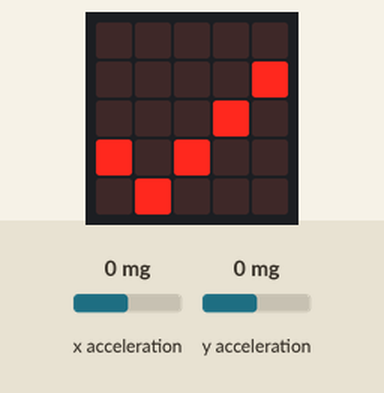
The program below on a simulated BBC micro:bit (MakeCode). Shown: the board's 5×5 LED display. The test bench sets the inputs (shaded band); at power-on: x acceleration 0 mg, y acceleration 0 mg.

Above: at 1.2 s.
1.3 s: x acceleration set to -190 mg
2.8 s: x acceleration set to -215 mg
At 4.0 s:
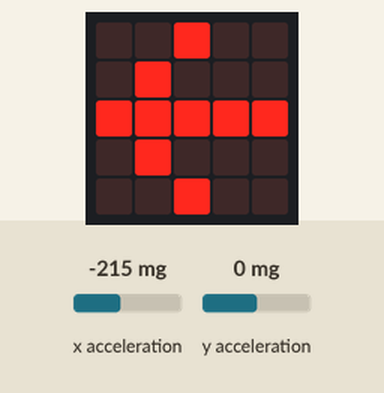
4.4 s: y acceleration set to -182 mg
6.0 s: y acceleration set to -220 mg
At 6.5 s:
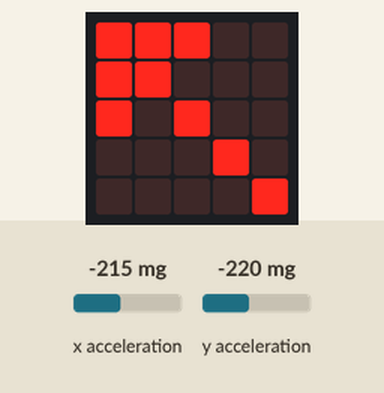
7.5 s: x acceleration set to 0 mg
At 8.9 s:
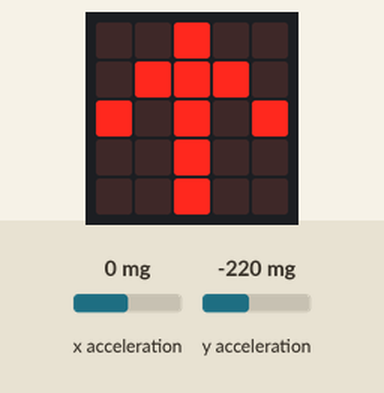
9.4 s: y acceleration set to 750 mg
At 10.1 s:
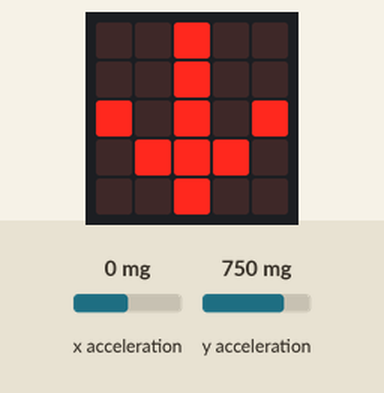
Timing chart, 0 to 12.2 s (numbered marks = the images above; inputs shaded):
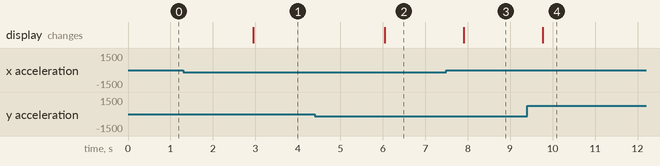

The program:

main.ts
```typescript
basic.forever(function () {
    if (input.acceleration(Dimension.Y) < -200) {
        if (input.acceleration(Dimension.X) < -200) {
            basic.showArrow(ArrowNames.NorthWest)
        } else if (input.acceleration(Dimension.X) < 200) {
            basic.showArrow(ArrowNames.North)
        } else {
            basic.showArrow(ArrowNames.NorthEast)
        }
    } else if (input.acceleration(Dimension.Y) < 200) {
        if (input.acceleration(Dimension.X) < -200) {
            basic.showArrow(ArrowNames.West)
        } else if (input.acceleration(Dimension.X) < 200) {
            basic.showLeds(`
                . . . . .
                . . . . #
                . . . # .
                # . # . .
                . # . . .
                `)
        } else {
            basic.showArrow(ArrowNames.East)
        }
    } else {
        if (input.acceleration(Dimension.X) < -200) {
            basic.showArrow(ArrowNames.SouthWest)
        } else if (input.acceleration(Dimension.X) < 200) {
            basic.showArrow(ArrowNames.South)
        } else {
            basic.showArrow(ArrowNames.SouthEast)
        }
    }
})
```

test.ts
```typescript
// les tests vont ici ; cela ne sera pas compilé si ce paquet est utilisé en tant qu'extension.
```

Measured:
- the behaviour switches between -200 and -201 mg on x acceleration (found by bisection; images 0 and 1)
- the behaviour switches between -200 and -201 mg on y acceleration (found by bisection; images 1 and 2)
- after the input at 1.3 s, every drawn part: stays the same
- after the input at 2.8 s, the display: changes after 0.15 s (image 1)
- after the input at 4.4 s, every drawn part: stays the same
- after the input at 6.0 s, the display: changes after 0.05 s (image 2)
- after the input at 7.5 s, the display: changes after 0.41 s (image 3)
- after the input at 9.4 s, the display: changes after 0.37 s (image 4)
